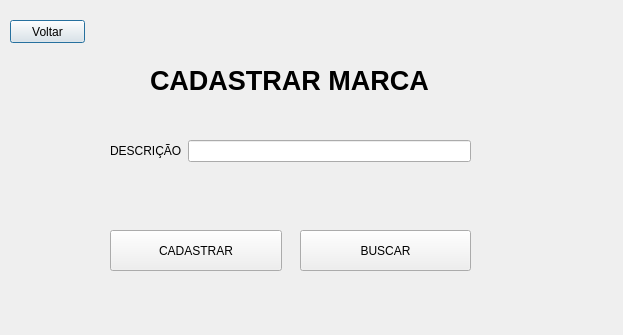
<?xml version="1.0" encoding="UTF-8"?>
<ui version="4.0">
 <class>TelaInicioMarca</class>
 <widget class="QDialog" name="TelaInicioMarca">
  <property name="geometry">
   <rect>
    <x>0</x>
    <y>0</y>
    <width>623</width>
    <height>335</height>
   </rect>
  </property>
  <property name="windowTitle">
   <string>Dialog</string>
  </property>
  <widget class="QPushButton" name="Voltar">
   <property name="geometry">
    <rect>
     <x>10</x>
     <y>20</y>
     <width>75</width>
     <height>23</height>
    </rect>
   </property>
   <property name="text">
    <string>Voltar</string>
   </property>
  </widget>
  <widget class="QLabel" name="label">
   <property name="geometry">
    <rect>
     <x>150</x>
     <y>60</y>
     <width>341</width>
     <height>41</height>
    </rect>
   </property>
   <property name="font">
    <font>
     <family>Arial</family>
     <pointsize>20</pointsize>
     <weight>75</weight>
     <bold>true</bold>
    </font>
   </property>
   <property name="text">
    <string>CADASTRAR MARCA</string>
   </property>
  </widget>
  <widget class="QWidget" name="layoutWidget">
   <property name="geometry">
    <rect>
     <x>110</x>
     <y>140</y>
     <width>361</width>
     <height>22</height>
    </rect>
   </property>
   <layout class="QHBoxLayout" name="horizontalLayout">
    <item>
     <widget class="QLabel" name="label_Descricao">
      <property name="text">
       <string>DESCRIÇÃO</string>
      </property>
     </widget>
    </item>
    <item>
     <widget class="QLineEdit" name="lineEdit_Descricao"/>
    </item>
   </layout>
  </widget>
  <widget class="QPushButton" name="pushButton_Incluir">
   <property name="geometry">
    <rect>
     <x>110</x>
     <y>230</y>
     <width>172</width>
     <height>41</height>
    </rect>
   </property>
   <property name="text">
    <string>CADASTRAR</string>
   </property>
  </widget>
  <widget class="QPushButton" name="pushButton_Listar">
   <property name="geometry">
    <rect>
     <x>300</x>
     <y>230</y>
     <width>171</width>
     <height>41</height>
    </rect>
   </property>
   <property name="text">
    <string>BUSCAR</string>
   </property>
  </widget>
 </widget>
 <resources/>
 <connections/>
</ui>
